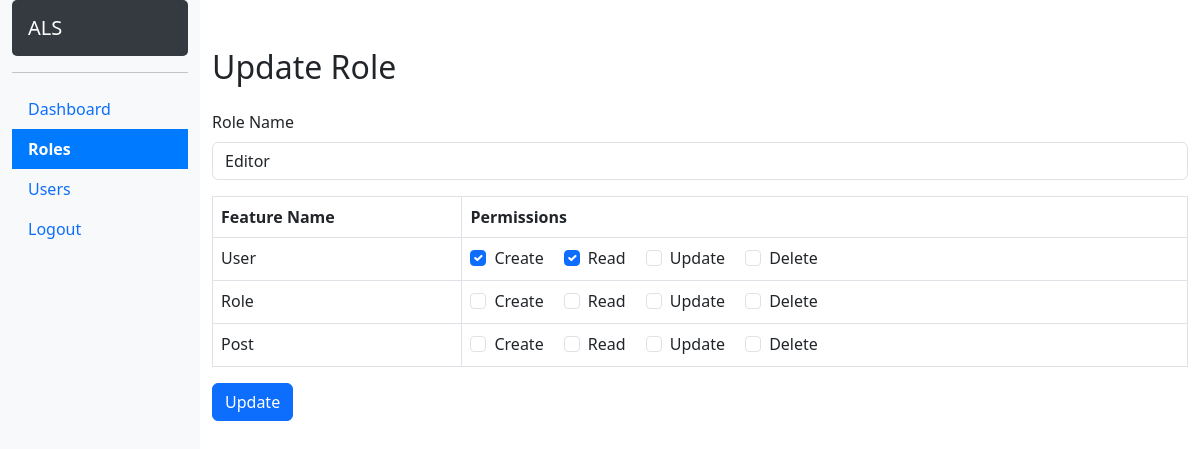
Screenshot of /edit_role.php?id=2 (signed in) with the database file from the repository.
### tables this page shows
CREATE TABLE `roles` (
  `id` int NOT NULL AUTO_INCREMENT,
  `name` varchar(45) DEFAULT NULL,
  PRIMARY KEY (`id`)
);

CREATE TABLE `permissions` (
  `id` int NOT NULL AUTO_INCREMENT,
  `name` varchar(255) DEFAULT NULL,
  `feature_id` int DEFAULT NULL,
  PRIMARY KEY (`id`)
);

### edit_role.php (the view, shortened to what this page needs)
<?php
include 'db_connection.php';
$role_id = $_GET['id'] ?? null;
try {
    $stmt = $conn->prepare("SELECT id, name FROM roles WHERE id = :role_id");
    $stmt->bindParam(':role_id', $role_id, PDO::PARAM_INT);
    $stmt->execute();
    $role = $stmt->fetch(PDO::FETCH_ASSOC);
    $sql_features = "SELECT f.id as feature_id, f.name as feature_name, p.id as permission_id, p.name as permission_name
                     FROM features f
                     LEFT JOIN permissions p ON f.id = p.feature_id
                     ORDER BY p.id ASC";
    $stmt = $conn->query($sql_features);
    $features = [];
    while ($row = $stmt->fetch(PDO::FETCH_ASSOC)) {
        $features[$row['feature_id']]['name'] = $row['feature_name'];
        $features[$row['feature_id']]['permissions'][] = [
            'id' => $row['permission_id'],
            'name' => $row['permission_name']
        ];
    }
    $stmt = $conn->prepare("SELECT permission_id FROM role_permissions WHERE role_id = :role_id");
    $stmt->bindParam(':role_id', $role_id, PDO::PARAM_INT);
    $stmt->execute();
    $existing_permissions = $stmt->fetchAll(PDO::FETCH_COLUMN);
} catch (PDOException $e) {
    echo "Error: " . $e->getMessage();
    exit();
}
?>
<!DOCTYPE html>
<html lang="en">
<head>
    <link href="https://cdn.jsdelivr.net/npm/bootstrap@5.3.0/dist/css/bootstrap.min.css" rel="stylesheet">
    <link rel="stylesheet" href="/assets/css/styles.css" />
</head>
<body>
    <div class="container-fluid">
        <div class="row">
            <?php include 'sidebar.php'; ?>
            <div class="col-md-10 mt-5">
                <h2 class="mb-4">Update Role</h2>
                <form action="update_role.php" method="POST">
                    <div class="mb-3">
                        <label for="role_name" class="form-label">Role Name</label>
                        <input type="text" class="form-control" id="role_name" name="role_name"
                            value="<?php echo htmlspecialchars($role['name']); ?>" required>
                    </div>
                    <table class="table table-bordered">
                        <thead>
                            <tr>
                                <th>Feature Name</th>
                                <th>Permissions</th>
                            </tr>
                        </thead>
                        <tbody>
                            <?php foreach ($features as $feature_id => $feature): ?>
                                <tr>
                                    <td><?php echo htmlspecialchars($feature['name']); ?></td>
                                    <td>
                                        <?php if (!empty($feature['permissions'])): ?>
                                            <?php foreach ($feature['permissions'] as $permission): ?>
                                                <div class="form-check form-check-inline">
                                                    <input class="form-check-input" type="checkbox"
                                                        id="permission_<?php echo $permission['id']; ?>"
                                                        name="permissions[]"
                                                        value="<?php echo $permission['id']; ?>"
                                                        <?php echo in_array($permission['id'], $existing_permissions) ? 'checked' : ''; ?>>
                                                    <label class="form-check-label"
                                                        for="permission_<?php echo $permission['id']; ?>">
                                                        <?php echo htmlspecialchars($permission['name']); ?>
                                                    </label>
                                                </div>
                                            <?php endforeach; ?>
                                        <?php else: ?>
                                            <span class="text-muted">No permissions available for this feature.</span>
                                        <?php endif; ?>
                                    </td>
                                </tr>
                            <?php endforeach; ?>
                        </tbody>
                    </table>
                    <button type="submit" class="btn btn-primary">Update</button>
                </form>
            </div>
        </div>
    </div>
</body>
</html>

### rows the page displays
roles: role_name "Editor"
permissions: name "Create"
permissions: name "Delete"
permissions: name "Create"
permissions: name "Read"
permissions: name "Update"
permissions: name "Delete"
permissions: name "Create"
permissions: name "Read"
permissions: name "Update"
permissions: name "Delete"

### other values shown
$_SESSION['name'] "ALS"
$feature['name'] "User"
$permission['name'] "Read"
$permission['name'] "Update"
$feature['name'] "Role"
$feature['name'] "Post"
